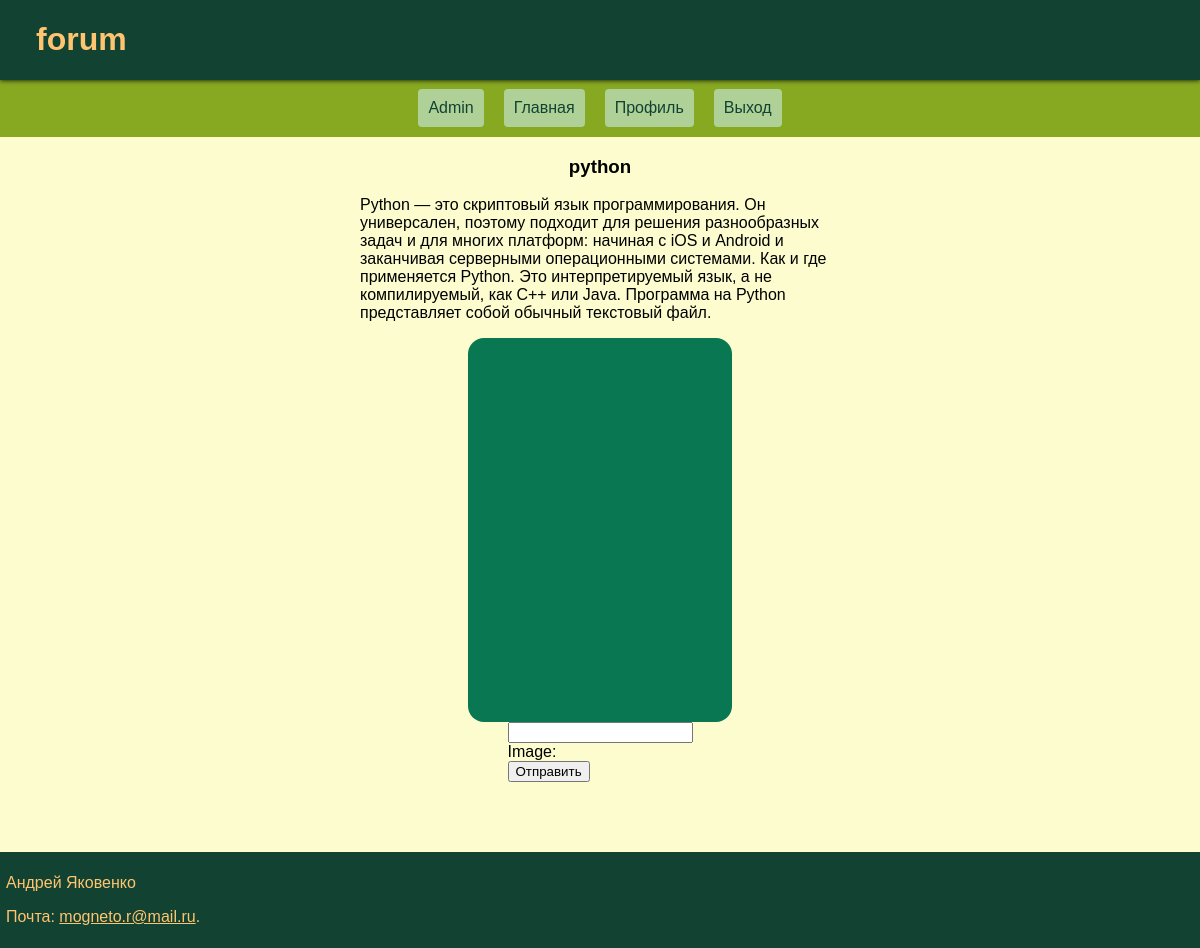
/topic_detail/1 (signed in), run on the app's committed database.
### forum/models.py (models this page shows, shortened)
class Topic(models.Model):
    title = models.CharField(max_length=50)
    image = models.URLField()
    discription = models.CharField(max_length=500)

### forum/views.py (the view, shortened to what this page needs)
# urls.py: path('topic_detail/<int:pk>', views.topic_detail, name='topic_detail'),
def topic_detail(request, pk):
    topic = get_object_or_404(Topic, pk=pk)
    views = Views(user=request.user, topic=get_object_or_404(Topic, pk=pk))
    views.save()
    return render(request, 'card/topic_detail.html', {'topic':topic})

### forum/models.py (called while the page is built)
    def save(self, *args, **kwargs):
        super().save(*args, **kwargs)

### forum/templates/card/topic_detail.html (shortened to what this page needs)
{% extends "card/base.html" %}
{% block content %}
    <div id='topic_head'>
        <h3 id='title_topic'>{{topic.title}}</h3>
        <p id='title_discription'>{{topic.discription}}</p>
    </div>
    <div id="window"></div>
    <div id='text_bar'>
        <form method='POST'>
            <input id='text' type='text' name='text_message'>
            <div>
                <label for="{{ form.image.id_for_label }}">Image:</label>
            </div>
            <button id='text_button', type='submit'>Отправить</button>
        </form>
    </div>
{% endblock %}

### forum/templates/card/base.html (shortened to what this page needs)
{% load static %}
<html lang="en">
<head>
    <link rel='stylesheet' href={% static "css/base.css" %}>
</head>
<body>
    <header id='header'>
        <h1>forum</h1>
    </header>
    {% if user.is_authenticated %}
            <div id='a_div'>
                {% if user.is_superuser %}
                    <a class='a_base' id='admin' href="/admin">Admin</a>
                {% endif %}
                <a class='a_base' id='main' href="{% url 'main' %}" >Главная</a>
                <a class='a_base' href="{% url 'profile' %}" >Профиль</a>
                <a class='a_base' id='logout' href="{% url 'logout' %}">Выход</a>
            </div>
        {% else %}
            <div id='a_div'>
                <a class='a_base' id='main' href="{% url 'main' %}" >Главная</a>
                <a class='a_base' id='login' href="{% url 'login' %}">Вход</a>
                <a class='a_base' href="{% url 'registration'%}">Регистрация</a>
            </div>
        {% endif %}
    {% block content %}
    {% endblock %}
    <br><br><br>
    <footer id="footer">
        <p>Андрей Яковенко</p>
        <p>Почта: <a href="mailto:mogneto.r@mail.ru">mogneto.r@mail.ru</a>.</p>
    </footer>
</body>
</html>

### forum/static/css/base.css (style rules this page uses)
body { min-height: 100vh; width: 100%; background-color: #fcfcce; margin: 0 auto; display: flex; flex-direction: column; font-family: 'Jost', sans-serif; }
#header { height: 10%; background-color: #114232; color: #FFC470; z-index: 1000; box-shadow: 0px 0px 5px black; }
#header h1 { margin-left: 3%; }
#a_div { background-color: #87A922; padding: 0.7%; text-align: center; height: 40px; display: flex; align-items: center; justify-content: center; }
.a_base { text-decoration: none; color: #114232; background-color: #AFD198; transition-duration: 0.5s; transition-property: all; padding: 10px; border-radius: 4px; margin: 10px; }
#topic_head { width: 40%; text-align: center; left: 0; right: 0; margin: 0 auto; }
#title_discription { text-align: left; }
#window { height: 45%; width: 20%; left: 0; right: 0; margin: 0 auto; padding: 1%; border-radius: 16px; background-color:#087752; overflow-y: scroll; }
#text_bar { left: 0; right: 0; margin: 0 auto; align-items: center; }
#footer a { color: #FFC470; }
#footer { padding: 0.5%; margin-top: auto; background-color: #114232; color: #FFC470; }

### data on the page
Topic: title "python", discription "Python — это скриптовый язык программирования. Он универсален, поэтому подходит для решения разнообразных задач и для многих платформ: начиная с iOS и Android и заканчивая серверными операционными системами. Как и где применяется Python. Это интерпретируемый язык, а не компилируемый, как C++ или Java. Программа на Python представляет собой обычный текстовый файл."
